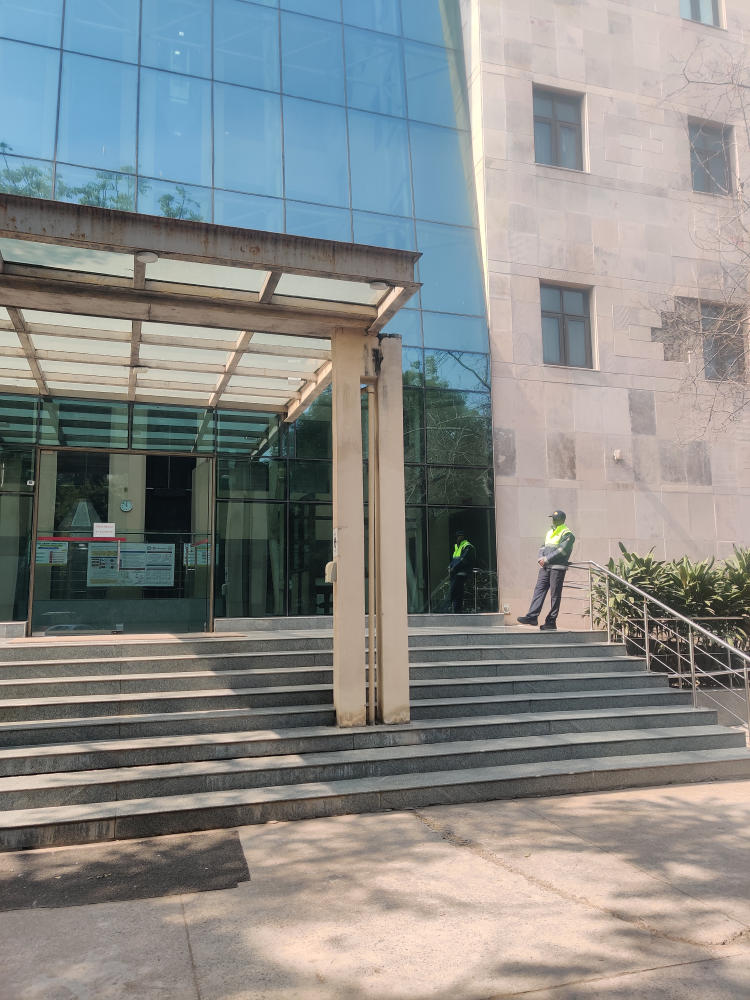
#> input picture Assignment-2/Data/3/1.jpg, 3000 x 4000 px, given as the content of the folder Data/3/1.jpg, which was not available (shown at 1/4 size)
$ python -i AffineModel.py   (imports and definitions only)
#> lines starting #> are read from the running program, lines starting #| are printed output that depends on the picture; after the words box and inside, x2 and y2 are one past the last pixel; in counts of white or black regions, pixels touching at a corner belong together; pictures that were not available may be replaced by others from this repository, and a replacement may not be noted
### Assignment-2/Harris.py
import numpy as np
from scipy.signal import convolve2d
from scipy.ndimage import gaussian_filter
import cv2
import matplotlib.pyplot as plt
import os
class HarrisCornerDetector:
    '''
    Harris corener detector
    Derivatives are calculated using sobel filter
    Instead of summing over a window, we use weighted average over a window using gaussian filter
    Corner value is calculated using det(H) - K* (tr[H]**2)
    Value of K is hyperparameter and is taken to be 0.05
    '''
    def __init__(self):
        self.kernels = {}
        # Sobel filters(Averaging along with finding derivatives)
        self.kernels['x'] = np.array(
            [
                [-1,0,1],
                [-2,0,2],
                [-1,0,1]
            ]
        )
        self.kernels['y'] = np.array(
            [
                [1,2,1],
                [0,0,0],
                [-1,-2,-1]

            ]
        )
    def convolve2d(self,img, kernel = 'x'):
        '''
        2d conv operation
        '''
        if kernel not in self.kernels.keys():
            raise ValueError('Kernel not found')
        return convolve2d(img, self.kernels[kernel], mode = 'same')
    def Smoothen(self, img):
        img = gaussian_filter(img, ksize = (3, 3), sigmaX= 1, sigmaY= 1)
        return img
    def HarrisMatrix(self, img, k = 0.05):
        '''
        Calculates Harris corner values
        '''
        I_x = self.convolve2d(img, 'x')
        I_y = self.convolve2d(img, 'y')
        I_xx = gaussian_filter(I_x *I_x, sigma = 1) # Gaussian Weighted average instead of direct avergae
        I_xy = gaussian_filter(I_x*I_y, sigma = 1) # Gaussian Weighted average instead of direct avergae
        I_yy = gaussian_filter(I_y * I_y, sigma = 1) # Gaussian Weighted average instead of direct avergae
        detH = I_xx * I_yy - (I_xy)*(I_xy) #Each pixel value of det(H) - k * [trace(H)]**2
        traceHSq = (I_xx + I_yy)**2
        lambda2 = detH - k*traceHSq
        return lambda2
    def nonMaxSupression(self, points, harrisValues, windowsize = 1, K_max = 50):
        '''
        Perform non-max supression
        8- direction Local optima in a window of size (2*windowsize + 1)
        '''
        ans = []
        m,n = harrisValues.shape
        points.sort(key =lambda x: harrisValues[x[0], x[1]] , reverse = True)
        while len(points) > 0 and len(ans) < K_max:
            ans.append(points[0])
            x,y = points[0]
            tempPts = []
            for pt in points:
                xx,yy = pt
                if np.abs(x - xx)>windowsize or np.abs(y - yy)>windowsize:
                    tempPts.append(pt)
            points = tempPts
        return ans
    def selectTopK(self, points, harrisValues, K = 20):
        '''
        Select the top K points sorted on the bassis of harris corner values
        '''
        points.sort(key =lambda x: harrisValues[x[0], x[1]] , reverse = True)
        return points[:K]
    def selectThreshold(self,corners, thresh = 0.1):
        '''
        Perform thresholding on harris values
        Reject points with harris value less than threhsold
        '''
        return (np.abs(corners) > thresh).astype(np.uint8)
    def getCorners(self, img, K = 50):
        '''
        Final K corners based on which, we will do image stitching
        '''
        img = img.astype(np.float32)
        harrisValues = self.HarrisMatrix(img)
        corners = self.selectThreshold(harrisValues)
        points =[]
        m, n = corners.shape
        for i in range(3, m -3):
            for j in range(3, n - 3):
                if corners[i, j] == 1:
                    points.append([i,j])
        points = self.nonMaxSupression(points, harrisValues, windowsize=6, K_max = K)# 8 way Local Optima
        points = self.selectTopK(points, harrisValues, K )
        points = np.array(points)
        return points

### Assignment-2/Matching.py
from Harris import HarrisCornerDetector
import cv2
import matplotlib.pyplot as plt
import numpy as np
import os
import sys
from tqdm import tqdm
sys.setrecursionlimit(10000)
class Matching:
    def __init__(self):
        self.detector = HarrisCornerDetector()
    # [59 lines left out: functions findNearestMatches, generatePanorama, match, not called in this run]
    def findAffine(self, img1, img2, points1, points2, vis = False):
        matches = self.match(img1, img2, points1, points2, vis = vis)
        return cv2.findHomography(matches[0], matches [1], cv2.RANSAC, 5.0)
    # [15 lines left out: functions findHomographies, trim, not called in this run]

### Assignment-2/AffineModel.py
from Matching import Matching
from Harris import HarrisCornerDetector
from matplotlib import pyplot as plt
import cv2
import os
import numpy as np
from tqdm import tqdm
class AffineModel:
    def __init__(self):
        self.match = Matching()
        self.detector = HarrisCornerDetector()
    def createMatrix(self, points):
        n, _ = points.shape
        A = np.zeros((2*n, 6))
        A[0:2*n:2, 2] = 1
        A[0:2*n:2, 0:2] = points
        A[1:2*n:2, 3:5] = points
        A[1:2*n:2, 5] = 1
        return A
    def createLoad(self, points):
        n, _ = points.shape
        b = np.zeros((2*n , 1))
        b[:2*n:2,0] = points[:, 0]
        b[1:2*n:2,0] = points[:,1]
        return b
    def estimateParams(self, points1, points2):
        A = self.createMatrix(points1)
        b = self.createLoad(points2)
        res = np.linalg.pinv(A.T@A)@(A.T@b)
        ans = np.zeros((2, 3))
        # [a b c]
        # [d e f]
        ans[0 ,:] = res[:3, 0]
        ans[1,:] = res[3:, 0]
        return ans
    def builtinEstimator(self, points1,points2):

        return cv2.estimateAffine2D(points1, points2, )[0]
    def getMatches(self, img1, img2, points1, points2):
        Di= self.match.findNearestMatches(img1, img2, points1, points2)
        points = list(Di.keys())
        expoints  = [Di[point] for point in points]
        points = np.array(points).astype(np.float32)
        expoints = np.array(expoints).astype(np.float32)
        return points, expoints
    def getAffine(self, img1, img2, points1, points2):
        matches = self.getMatches(img1, img2, points1, points2)
        return self.builtinEstimator(matches[0], matches [1])
    def getAffines(self, imageArray, points):
        affines = []
        for ((img1, img2), (points1, points2)) in zip(zip(imageArray[:-1], imageArray[1:]), zip(points[:-1], points[1:])):
            affines.append(self.getAffine(img2, img1, points2, points1))
        return affines

    def generatePanorama(self, filename, dim = (400, 400)):
#> called with filename = 'Data/3/1.jpg', dim = (400, 400)
        files = os.listdir(filename)
        files.sort(reverse  = False)
        # files = files[:2]
        imgArray3D = [cv2.imread(filename + '/' + file) for file in files ]
#> imgArray3D = 1 item
        imgArray3D = [cv2.resize(img, dim, interpolation = cv2.INTER_AREA) for img in imgArray3D]
        imgArray = [cv2.cvtColor(img, cv2.COLOR_RGB2GRAY) for img in imgArray3D]
#> imgArray = 1 item
        points = [self.detector.getCorners(imgArray[i], K = 50) for i in tqdm(range(len(imgArray)))]
#> in getCorners, `img = img.astype(np.float32)`:
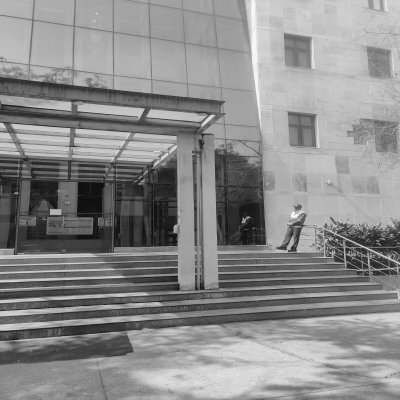
#> img: shape (400, 400) float32; min 13, max 254, mean 138.7
#> in HarrisMatrix, `I_xy = gaussian_filter(I_x*I_y, sigma = 1)`:
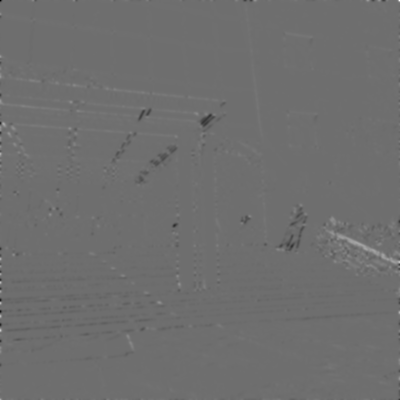
#> I_xy: shape (400, 400) float64; min -122302, max 158892.1, mean -64.1; drawn with min black and max white
#> in HarrisMatrix, `I_yy = gaussian_filter(I_y * I_y, sigma = 1)`:
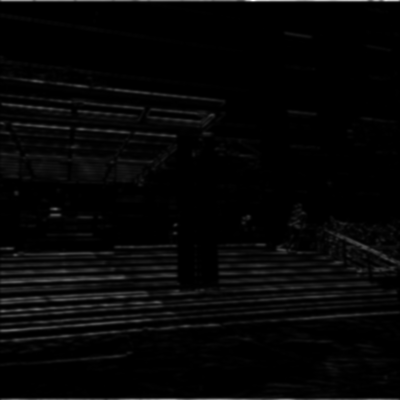
#> I_yy: shape (400, 400) float64; min 0.0136, max 574495.5, mean 14636.3; drawn with min black and max white
#> in HarrisMatrix, `detH = I_xx * I_yy - (I_xy)*(I_xy)`:
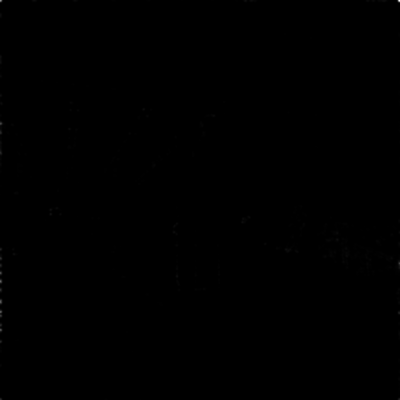
#> detH: shape (400, 400) float64; min 0.0011, max 7.53e+10, mean 40185615.1; drawn with min black and max white
#> in HarrisMatrix, `lambda2 = detH - k*traceHSq`:
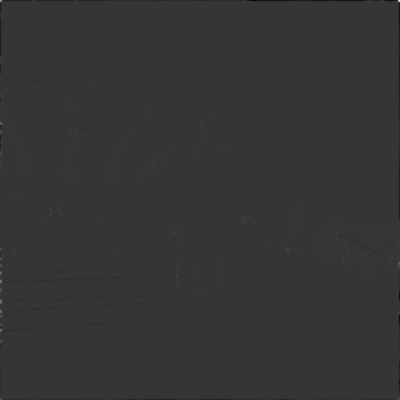
#> lambda2: shape (400, 400) float64; min -1.48e+10, max 5.52e+10, mean -54203993.7; drawn with min black and max white
#> in selectThreshold, `return (np.abs(corners) > thresh).astype(np.uint8)`:
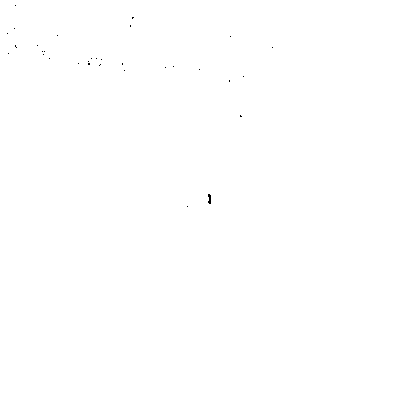
#> returned value: shape (400, 400); values 0 (black) and 1 (white), 100% white; black in thin lines or dots, all inside (x1, y1, x2, y2) = (7, 5, 273, 207)
#> the loop in nonMaxSupression, `while len(points) > 0 and len(ans) < K_max:` made 50 passes
#> (x, y) on passes 1 to 12: (214, 50), (222, 242), (249, 286), (239, 337), (109, 143), (276, 176), (232, 174), (129, 69), (253, 14), (255, 346), (217, 249), (115, 213)
#> after the loop in nonMaxSupression, `while len(points) > 0 and len(ans) < K_max:`: ans = 50 pairs, first value 102 to 289, second value 12 to 396
#> in getCorners, `points = self.nonMaxSupression(points, harrisValues, windowsize=6, K_m..`: points has the same summary as ans in nonMaxSupression
#> points = 1 item
        affines = self.getAffines(imgArray, points)
#> after the loop in getAffines, `for ((img1, img2), (points1, points2)) in zip(zip(imageArray[:-1], ima..`: affines = []
#> affines = []
        result = imgArray3D[-1]
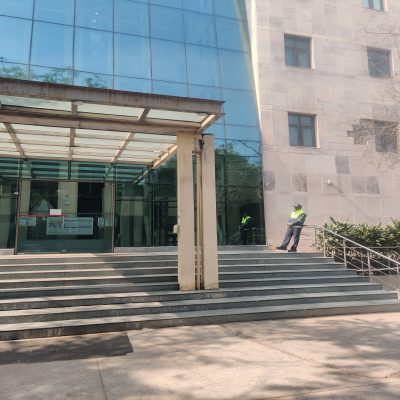
#> result: shape (400, 400, 3); mean of channels 0, 1, 2 137.6, 139.4, 137.6; drawn as B, G, R
        H = np.eye(3)
        for idx in  range(len(imgArray3D) - 2, -1 , - 1):
            H = affines[idx]

            # H = np.linalg.pinv(H)
            img = imgArray3D[idx]
            # tresult = cv2.warpAffine(img, H, dim)
            tresult = cv2.warpAffine(result, H,
                (result.shape[1] + img.shape[1], result.shape[0]))
            # plt.imshow(tresult)
            # plt.show()
            tresult[0:img.shape[0], 0:img.shape[1]] = img
            result = tresult
#> this loop made 0 passes
        result = self.trim(result)
        plt.imshow(result)
        plt.savefig(filename + '/pan.jpg')
        plt.show()

    def trim(self, frame):
        #crop top
        if np.sum(frame[0]) == 0:
            return self.trim(frame[1:])
        #crop bottom
        elif np.sum(frame[-1]) == 0:
            return self.trim(frame[:-1])
        #crop left
        elif np.sum(frame[:,0]) == 0:
            return self.trim(frame[:,1:])
        #crop right
        elif np.sum(frame[:,-1]) == 0:
            return self.trim(frame[:,:-1])
        return frame
A = AffineModel()
# [1 line not run here, left out]

>>> result = AffineModel().generatePanorama('Data/3/1.jpg')

$ run again, on Assignment-2/Data/3/2.jpg
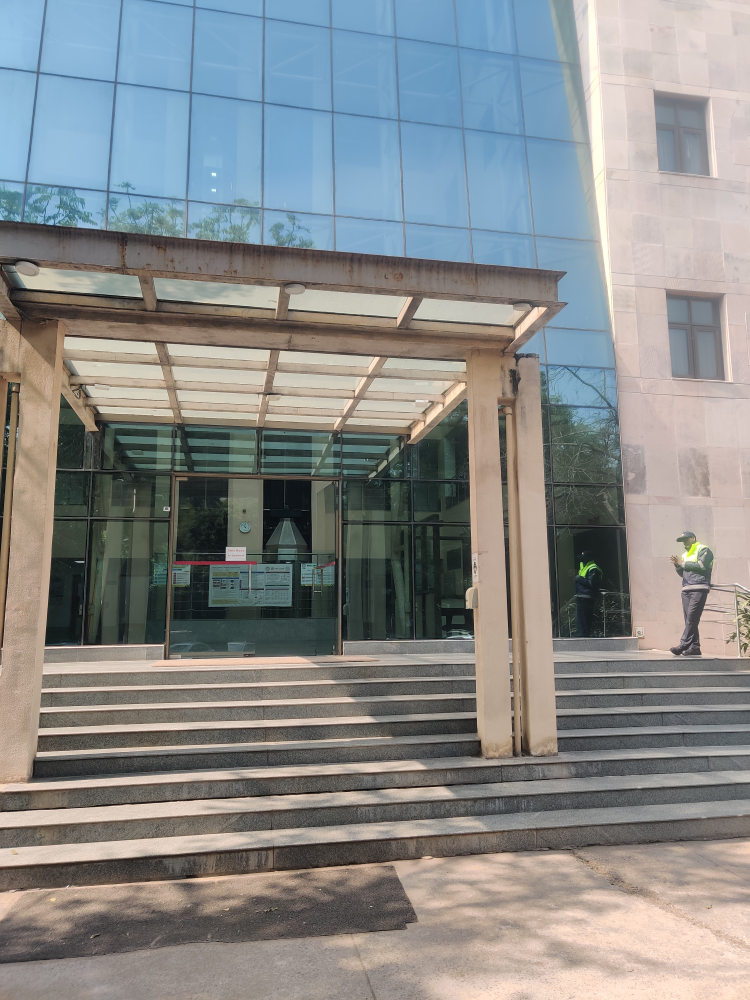
#> input picture Assignment-2/Data/3/2.jpg, 3000 x 4000 px, given as the content of the folder Data/3/2.jpg, which was not available (shown at 1/4 size)
#> imgArray3D = 1 item
#> in HarrisMatrix, `I_yy = gaussian_filter(I_y * I_y, sigma = 1)`:
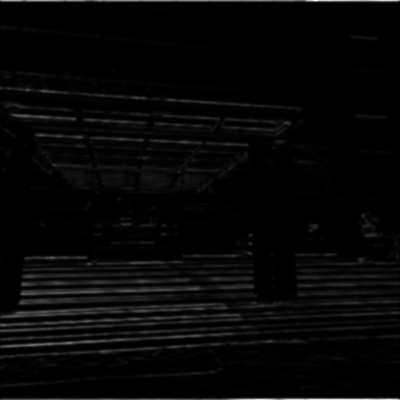
#> I_yy: shape (400, 400) float64; min 0.024, max 583681.9, mean 16158; drawn with min black and max white
#> the loop in nonMaxSupression, `while len(points) > 0 and len(ans) < K_max:` made 50 passes
#> (x, y) on passes 1 to 8: (257, 24), (242, 249), (253, 251), (287, 253), (223, 121), (141, 143), (234, 251), (119, 218)
#> after the loop in nonMaxSupression, `while len(points) > 0 and len(ans) < K_max:`: ans = 50 pairs, first value 115 to 311, second value 16 to 376
#> in getCorners, `points = self.nonMaxSupression(points, harrisValues, windowsize=6, K_m..`: points has the same summary as ans in nonMaxSupression
#> in generatePanorama, `points = [self.detector.getCorners(imgArray[i], K = 50) for i in tqdm(..`: points = 1 item
#> after the loop in getAffines, `for ((img1, img2), (points1, points2)) in zip(zip(imageArray[:-1], ima..`: affines = []
#> in generatePanorama, `result = imgArray3D[-1]`:
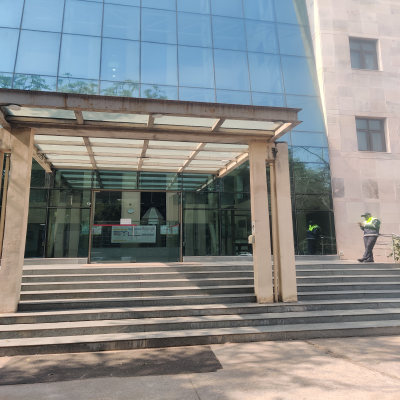
#> result: shape (400, 400, 3); mean of channels 0, 1, 2 138.2, 138.6, 136.4; drawn as B, G, R

$ run again, on Assignment-2/Data/3/3.jpg
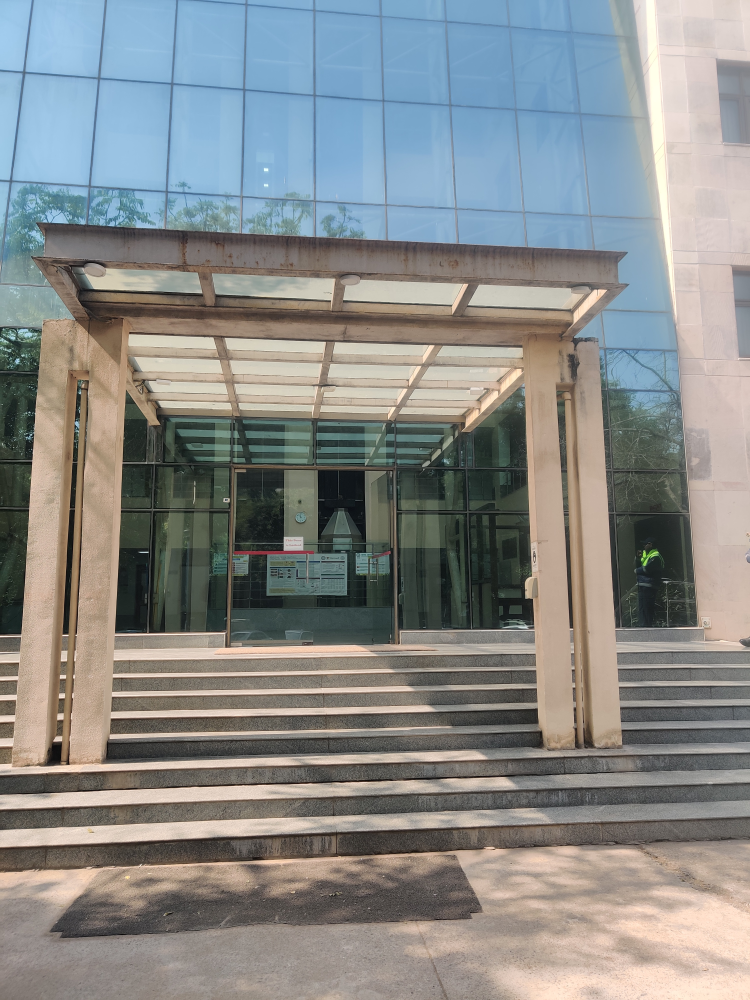
#> input picture Assignment-2/Data/3/3.jpg, 3000 x 4000 px, given as the content of the folder Data/3/3.jpg, which was not available (shown at 1/4 size)
#> imgArray3D = 1 item
#> in HarrisMatrix, `I_yy = gaussian_filter(I_y * I_y, sigma = 1)`:
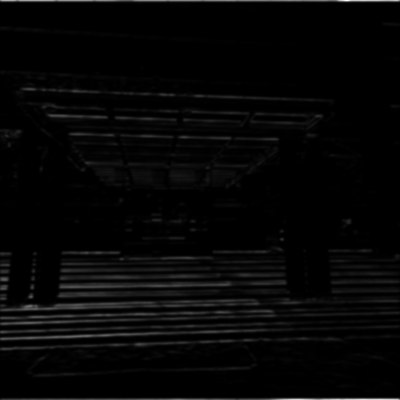
#> I_yy: shape (400, 400) float64; min 0.00407, max 635007.7, mean 15953.1; drawn with min black and max white
#> the loop in nonMaxSupression, `while len(points) > 0 and len(ans) < K_max:` made 50 passes
#> (x, y) on passes 1 to 8: (305, 36), (238, 280), (297, 32), (286, 31), (144, 9), (219, 152), (252, 62), (283, 285)
#> after the loop in nonMaxSupression, `while len(points) > 0 and len(ans) < K_max:`: ans = 50 pairs, first value 112 to 305, second value 6 to 350
#> in getCorners, `points = self.nonMaxSupression(points, harrisValues, windowsize=6, K_m..`: points has the same summary as ans in nonMaxSupression
#> in generatePanorama, `points = [self.detector.getCorners(imgArray[i], K = 50) for i in tqdm(..`: points = 1 item
#> after the loop in getAffines, `for ((img1, img2), (points1, points2)) in zip(zip(imageArray[:-1], ima..`: affines = []
#> in generatePanorama, `result = imgArray3D[-1]`:
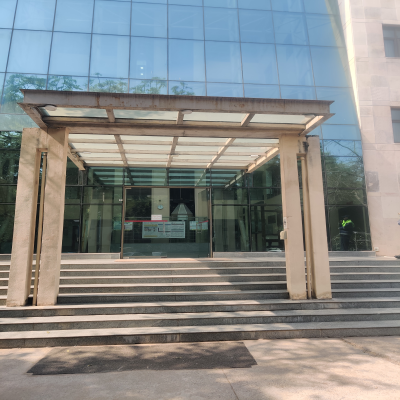
#> result: shape (400, 400, 3); mean of channels 0, 1, 2 137.5, 138.8, 136.6; drawn as B, G, R
